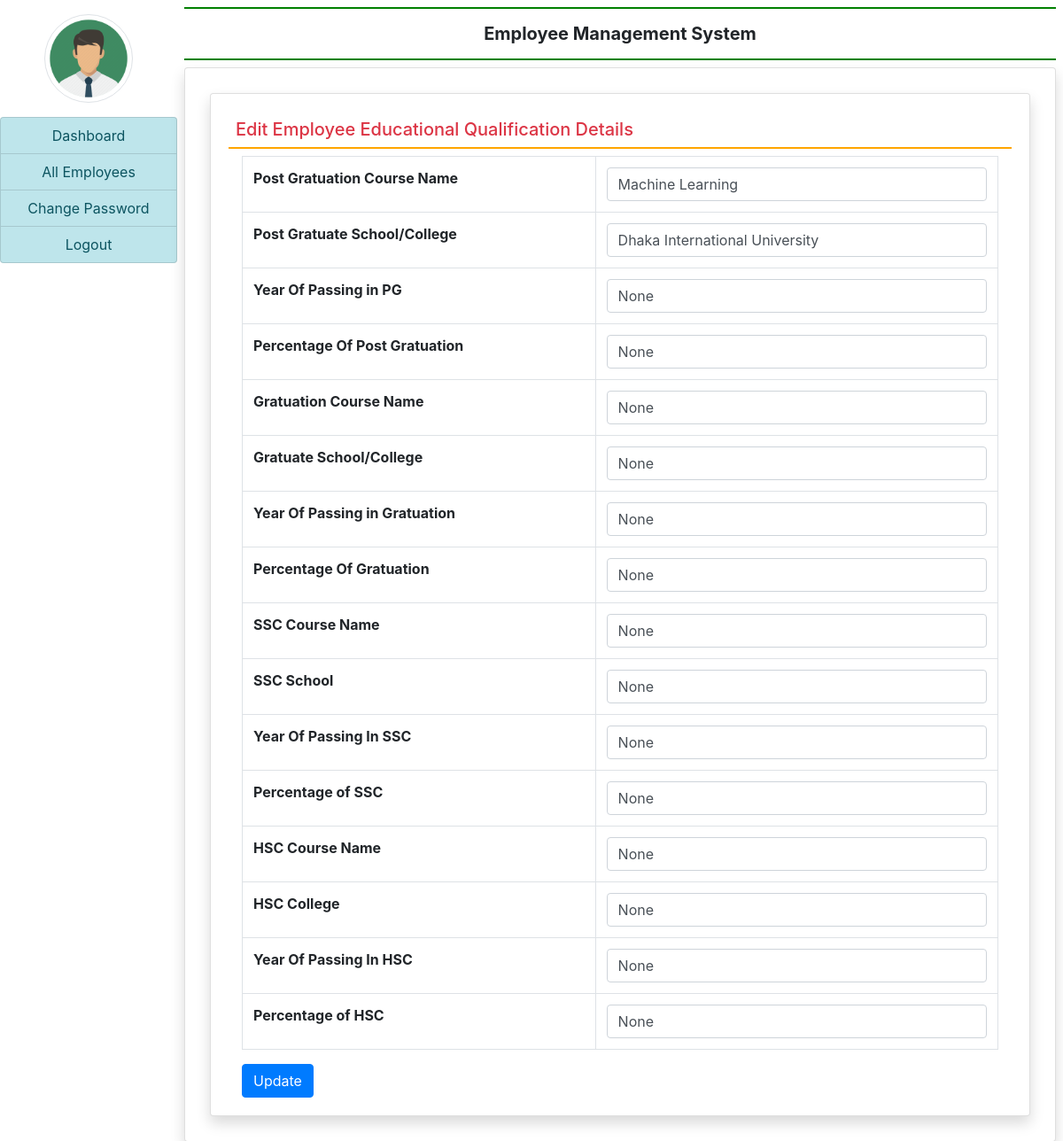
Page /edit_education/17/ (signed in) on the committed database.
### Employee/models.py (models this page shows, shortened)
class EmployeeEducation(models.Model):
    user = models.ForeignKey(User, on_delete=models.CASCADE)
    coursepg = models.CharField(max_length=100, null=True)
    schoolclgpg = models.CharField(max_length=100, null=True)
    yearofpassingpg = models.CharField(max_length=20, null=True)
    percentagepg = models.CharField(max_length=30, null=True)
    coursegra = models.CharField(max_length=100, null=True)
    schoolclggra = models.CharField(max_length=100, null=True)
    yearofpassinggra = models.CharField(max_length=20, null=True)
    percentagegra = models.CharField(max_length=30, null=True)
    coursessc = models.CharField(max_length=100, null=True)
    schoolclgssc = models.CharField(max_length=100, null=True)
    yearofpassingssc = models.CharField(max_length=20, null=True)
    percentagessc = models.CharField(max_length=30, null=True)
    coursehsc = models.CharField(max_length=100, null=True)
    schoolclghsc = models.CharField(max_length=100, null=True)
    yearofpassinghsc = models.CharField(max_length=20, null=True)
    percentagehsc = models.CharField(max_length=30, null=True)

### Employee/views.py (the view, shortened to what this page needs)
# urls.py: path('edit_education/<int:pid>/', views.edit_education, name='edit_education'),
def edit_education(request, pid):
    if not request.user.is_authenticated:
        return redirect('admin_login')
    error = ""
    user = User.objects.get(id=pid)
    education = EmployeeEducation.objects.get(user=user)
    return render(request, 'edit_education.html', locals())

### Employee/templates/edit_education.html (shortened to what this page needs)
{% extends 'admin_base.html' %}
{% block main %}
<div class="card shadow m-2">
    <div class="card-body">
        <h5 class="p-2 text-danger" style="border-bottom: 2px solid orange;">Edit Employee Educational Qualification Details</h5>
        <div class="container-fluid">
            <form action="" method="post">
                <table class="table table-bordered">
                <tr>
                        <th>Post Gratuation Course Name</th>
                        <td><input type="text" name="coursepg" id="" class="form-control" value="{{education.coursepg}}"></td>
                </tr>
                <tr>
                        <th>Post Gratuate School/College</th>
                        <td><input type="text" name="schoolclgpg" id="" class="form-control" value="{{education.schoolclgpg}}"></td>
                </tr>
                <tr>
                        <th>Year Of Passing in PG</th>
                        <td><input type="text" name="yearofpassingpg" id="" class="form-control" value="{{education.yearofpassingpg}}"></td>
                </tr>
                <tr>
                        <th>Percentage Of Post Gratuation</th>
                        <td><input type="text" name="percentagepg" id="" class="form-control" value="{{education.percentagepg}}"></td>
                </tr>
                <tr>
                        <th>Gratuation Course Name</th>
                        <td><input type="text" name="coursegra" id="" class="form-control" value="{{education.coursegra}}"></td>
                </tr>
                <tr>
                        <th>Gratuate School/College</th>
                        <td><input type="text" name="schoolclggra" id="" class="form-control" value="{{education.schoolclggra}}"></td>
                </tr>
                <tr>
                        <th>Year Of Passing in Gratuation</th>
                        <td><input type="text" name="yearofpassinggra" id="" class="form-control" value="{{education.yearofpassinggra}}"></td>
                </tr>
                <tr>
                        <th>Percentage Of Gratuation</th>
                        <td><input type="text" name="percentagegra" id="" class="form-control" value="{{education.percentagegra}}"></td>
                </tr>
                <tr>
                        <th>SSC Course Name</th>
                        <td><input type="text" name="coursessc" id="" class="form-control" value="{{education.coursessc}}"></td>
                </tr>
                <tr>
                        <th>SSC School</th>
                        <td><input type="text" name="schoolclgssc" id="" class="form-control" value="{{education.schoolclgssc}}"></td>
                </tr>
                <tr>
                        <th>Year Of Passing In SSC</th>
                        <td><input type="text" name="yearofpassingssc" id="" class="form-control" value="{{education.yearofpassingssc}}"></td>
                </tr>
                <tr>
                        <th>Percentage of SSC</th>
                        <td><input type="text" name="percentagessc" id="" class="form-control" value="{{education.percentagessc}}"></td>
                </tr>
                <tr>
                        <th>HSC Course Name</th>
                        <td><input type="text" name="coursehsc" id="" class="form-control" value="{{education.coursehsc}}"></td>
                </tr>
                <tr>
                        <th>HSC College</th>
                        <td><input type="text" name="schoolclghsc" id="" class="form-control" value="{{education.schoolclghsc}}"></td>
                </tr>
                <tr>
                        <th>Year Of Passing In HSC</th>
                        <td><input type="text" name="yearofpassinghsc" id="" class="form-control" value="{{education.yearofpassinghsc}}"></td>
                </tr>
                <tr>
                        <th>Percentage of HSC</th>
                        <td><input type="text" name="percentagehsc" id="" class="form-control" value="{{education.percentagehsc}}"></td>
                </tr>
                </table>
                <input type="submit" value="Update" class="btn btn-primary">
            </form>
        </div>
    </div>
</div>
{% endblock main %}

### rows in the picture
EmployeeEducation: coursepg "Machine Learning", schoolclgpg "Dhaka International University", yearofpassingpg "None", percentagepg "None", coursegra "None", schoolclggra "None", yearofpassinggra "None", percentagegra "None", coursessc "None", schoolclgssc "None", yearofpassingssc "None", percentagessc "None", coursehsc "None", schoolclghsc "None", yearofpassinghsc "None", percentagehsc "None"
